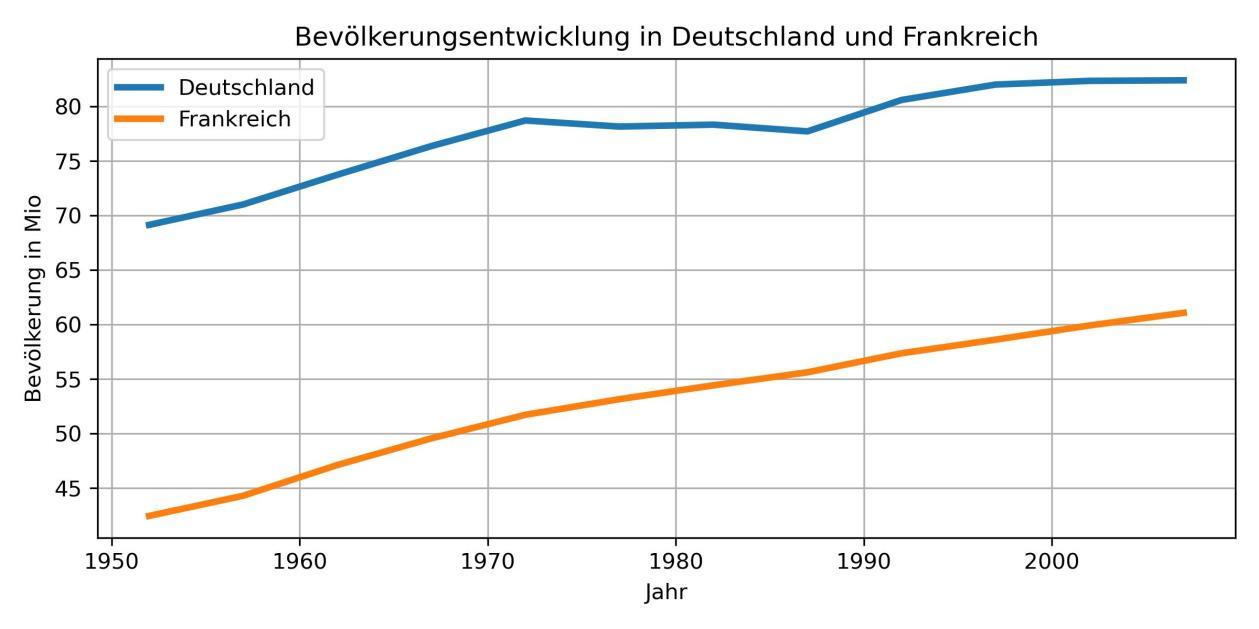
%> input picture image2_1.jpeg, 1259 x 629 px
$ octave --eval "result = jpeg_quality_score('../../image2_1.jpeg');"   (GNU Octave 9; MATLAB toolbox functions it lacks are replaced by stand-ins)
%> lines starting %> are read from the running program, lines starting %| are printed output that depends on the picture
function score = jpeg_quality_score(path)
%> called with path = '../../image2_1.jpeg'

%========================================================================
%
%Copyright (c) 2002 The University of Texas at Austin
%All Rights Reserved.
%
%This program is free software; you can redistribute it and/or modify
%it under the terms of the GNU General Public License as published by
%the Free Software Foundation; either version 2 of the License, or
%(at your option) any later version.
%
%This program is distributed in the hope that it will be useful,
%but WITHOUT ANY WARRANTY; without even the implied warranty of
%MERCHANTABILITY or FITNESS FOR A PARTICULAR PURPOSE.  See the
%GNU General Public License for more details.
%
%The GNU Public License is available in the file LICENSE, or you
%can write to the Free Software Foundation, Inc., 59 Temple Place -
%Suite 330, Boston, MA 02111-1307, USA, or you can find it on the
%World Wide Web at http://www.fsf.org.
%
%Author  : Zhou Wang
%Version : 1.0
%
%The authors are with the Laboratory for Image and Video Engineering
%(LIVE), Department of Electrical and Computer Engineering, The
%University of Texas at Austin, Austin, TX.
%
%Kindly report any suggestions or corrections to zhouwang@ieee.org
%
%========================================================================
%
%This is an implementation of the algorithm for calculating the quality
%score of JPEG compressed images proposed by Zhou Wang, Hamid R. Sheikh
%and Alan C. Bovik. Please refer to the paper: Zhou Wang, Hamid R. Sheikh
%and Alan C. Bovik, "No-Reference Perceptual Quality Assessment of JPEG
%Compressed Images," submitted to IEEE International Conference on Image
%Processing, Sept. 2002.
%
%You can change this program as you like and use it anywhere, but please
%refer to its original source (cite our paper and our web page at
%http://anchovy.ece.utexas.edu/~zwang/research/nr_jpeg_quality/index.html).
%
%Input : A test 8bits/pixel grayscale image loaded in a 2-D array
%Output: A quality score of the image. The score typically has a value
%        between 1 and 10 (10 represents the best quality, 1 the worst).
%
%Usage:
%
%1. Load the image, for example
%
%   image = imread('testimage.jpg');
%
%2. Call this function to calculate the quality score:
%
%   Quality_Score = jpeg_quality_score(image)
%
%========================================================================

original_image = imread(path);
%> original_image is the input picture: size 629x1259x3 uint8; mean R, G, B 245.6, 245.4, 244.7

img = rgb2gray(original_image);

if (nargin > 1)
    score = -1;
    return;
end

[M N] = size(img);
%> M = 629; N = 1259
if (M < 16 | N < 16)
    score = -2;
    return;
end

x = double(img);

% Feature Extraction:

% 1. horizontal features

d_h = x(:, 2:N) - x(:, 1:(N-1));
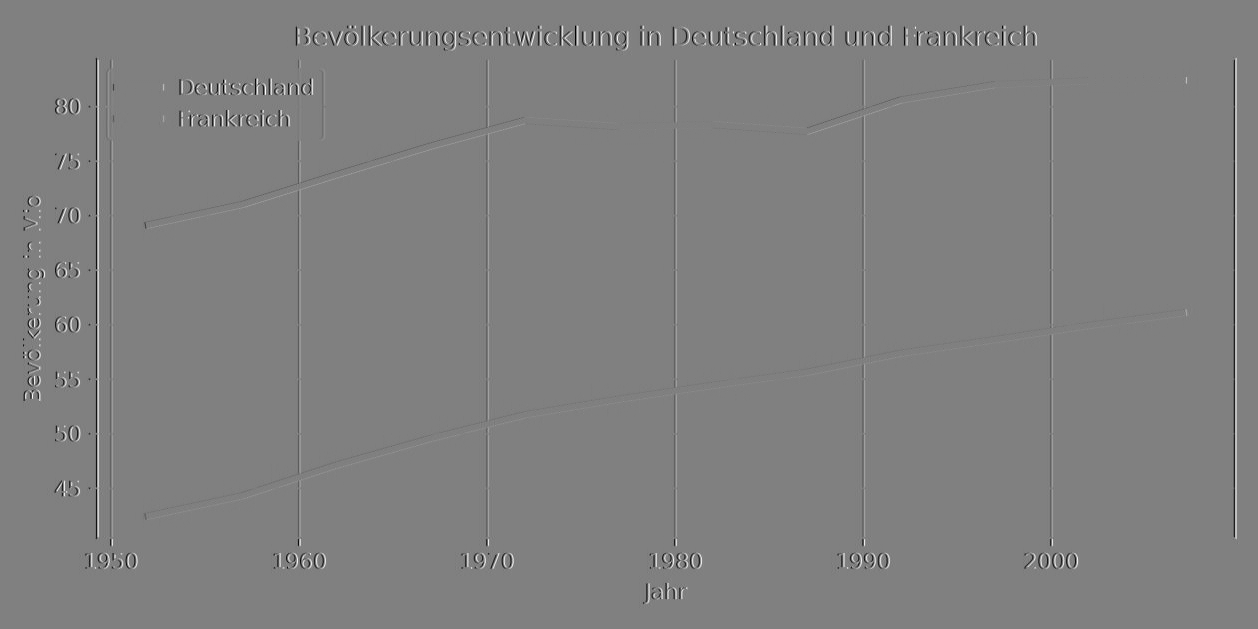
%> d_h: size 629x1258 double; min -255, max 253, mean 0; drawn with min black and max white

B_h = mean2(abs(d_h(:, 8:8:8*(floor(N/8)-1))));
%> B_h = 3.03

A_h = (8*mean2(abs(d_h)) - B_h)/7;
%> A_h = 3.35

sig_h = sign(d_h);
left_sig = sig_h(:, 1:(N-2));
right_sig = sig_h(:, 2:(N-1));
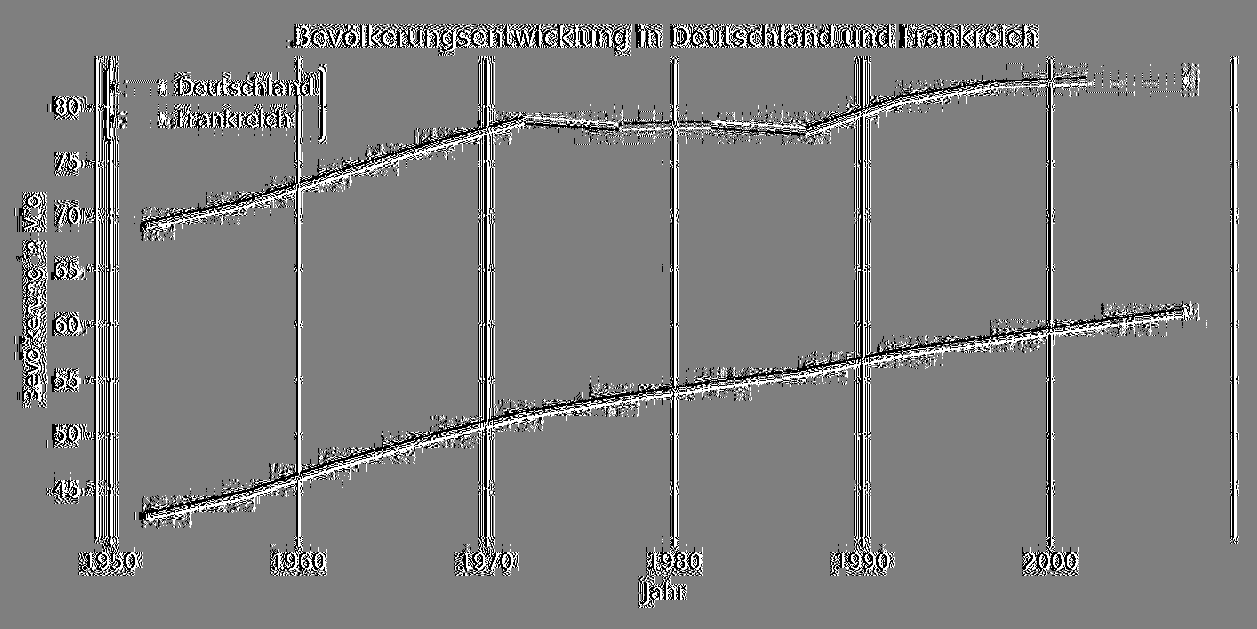
%> right_sig: size 629x1257 double; min -1, max 1, mean 0.000659; mean of the top-left, top-right, bottom-left and bottom-right quarters 0.00199, -0.00127, 0.0022, -0.000283; drawn with min black and max white
Z_h = mean2((left_sig.*right_sig)<0);
%> Z_h = 0.0588

% 2. vertical features

d_v = x(2:M, :) - x(1:(M-1), :);
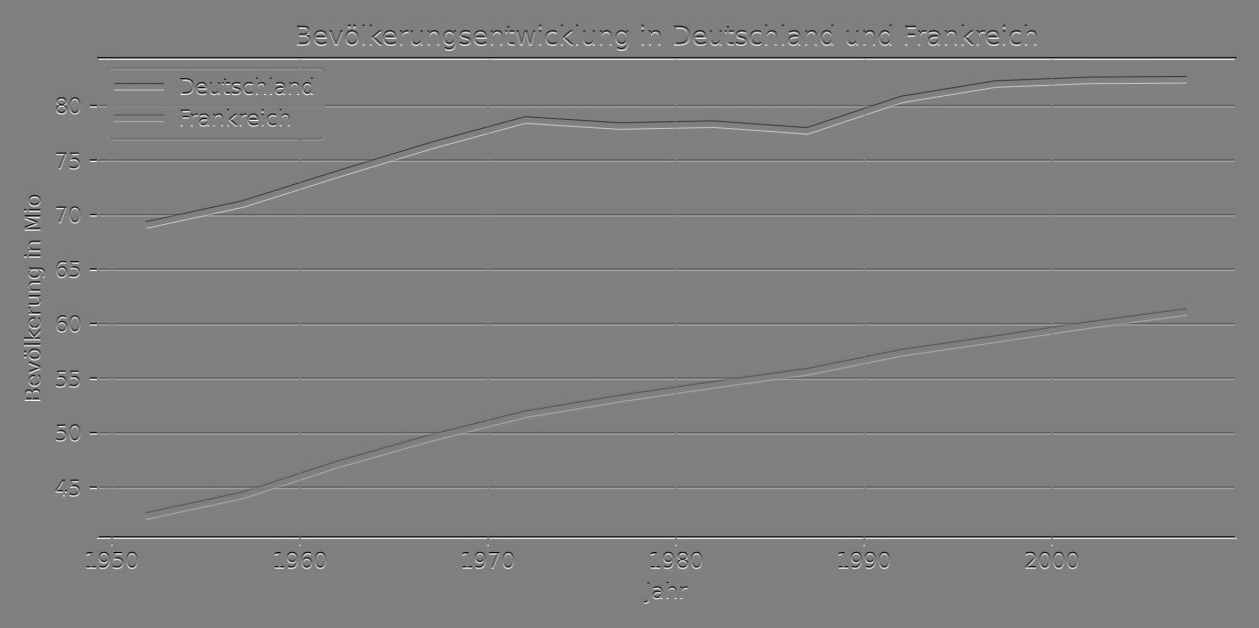
%> d_v: size 628x1259 double; min -255, max 255, mean 0; drawn with min black and max white

B_v = mean2(abs(d_v(8:8:8*(floor(M/8)-1), :)));
%> B_v = 4.12

A_v = (8*mean2(abs(d_v)) - B_v)/7;
%> A_v = 5.8

sig_v = sign(d_v);
up_sig = sig_v(1:(M-2), :);
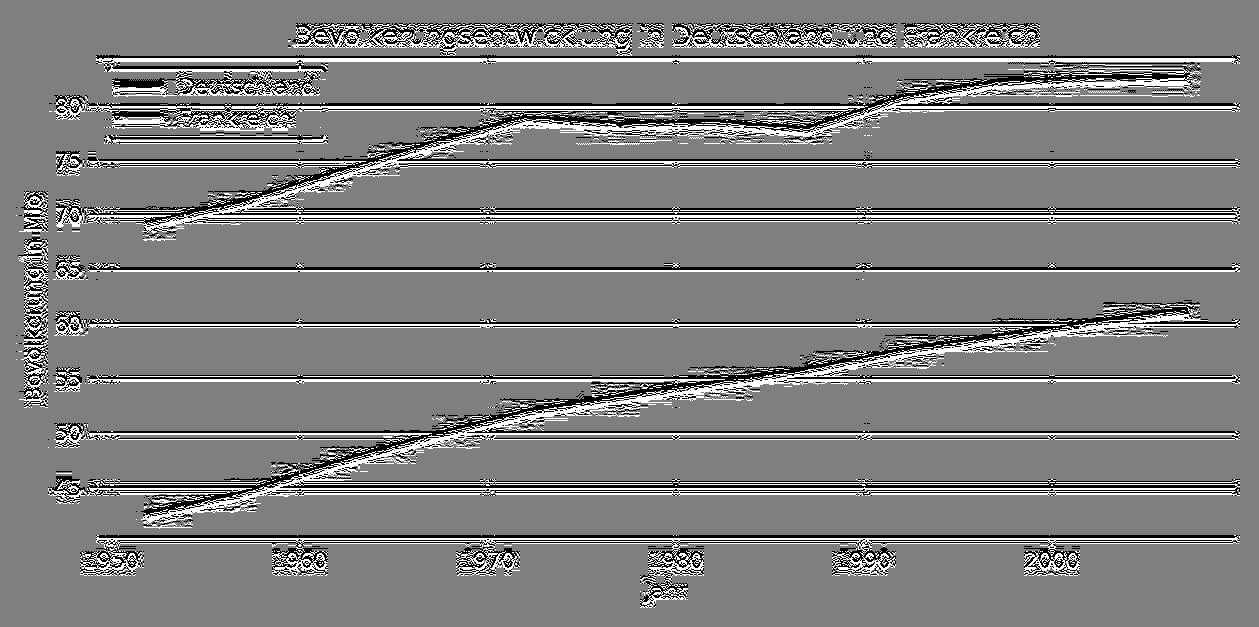
%> up_sig: size 627x1259 double; min -1, max 1, mean 0.0012; drawn with min black and max white
down_sig = sig_v(2:(M-1), :);
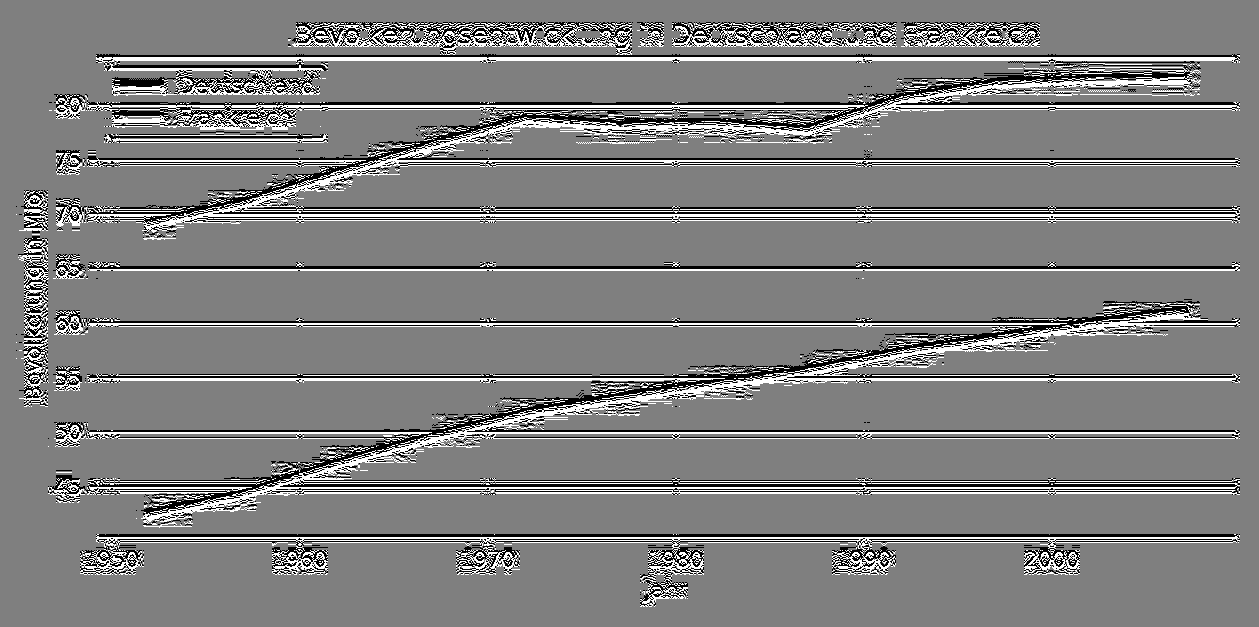
%> down_sig: size 627x1259 double; min -1, max 1, mean 0.0012; mean of the top-left, top-right, bottom-left and bottom-right quarters 0.00197, 0.0025, -6.58e-05, 0.000404; drawn with min black and max white
Z_v = mean2((up_sig.*down_sig)<0);
%> Z_v = 0.105

% 3. combined features

B = (B_h + B_v)/2;
%> B = 3.57
A = (A_h + A_v)/2;
%> A = 4.57
Z = (Z_h + Z_v)/2;
%> Z = 0.0819

% Quality Prediction

alpha = -245.8909;
beta = 261.9373;
gamma1 = -239.8886;
gamma2 = 160.1664;
gamma3 = 64.2859;

score = alpha + beta*(B.^(gamma1/10000))*(A.^(gamma2/10000))*(Z.^(gamma3/10000));
%> score = 10.27

$ run again, on image2_2.png
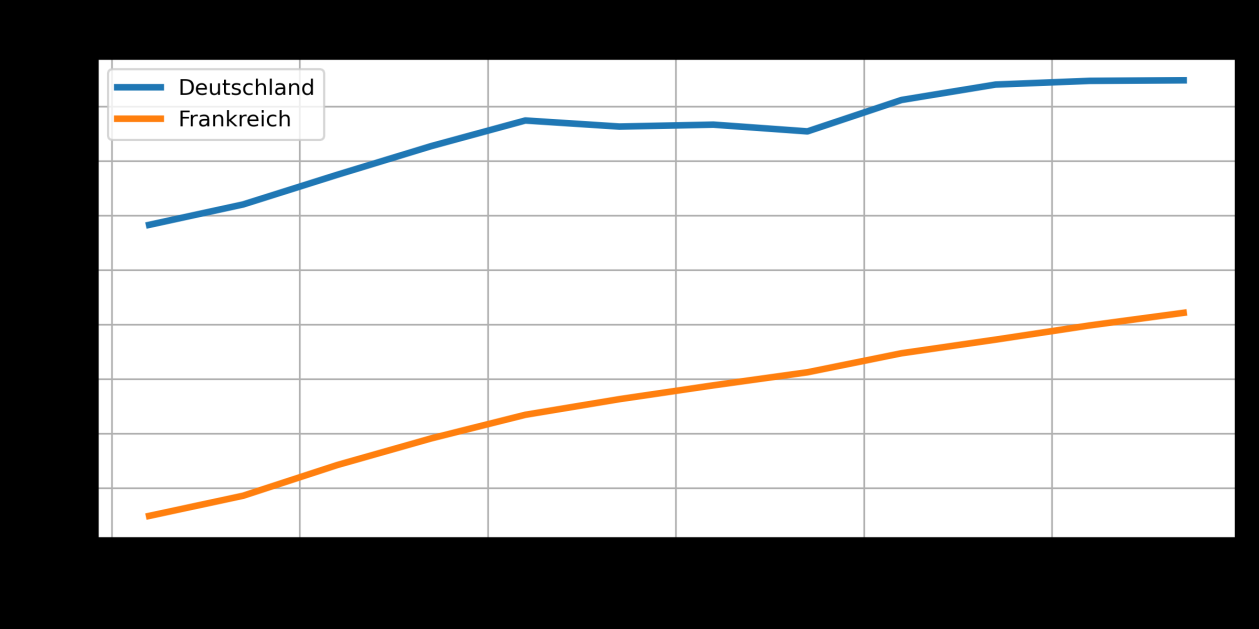
%> input picture image2_2.png, 1259 x 629 px
%> in jpeg_quality_score, original_image is the input picture: size 629x1259x3 uint8; mean R, G, B 170.2, 169.8, 169.3
%> B_h = 0.671
%> A_h = 1.24
%> in jpeg_quality_score, `left_sig = sig_h(:, 1:(N-2));`:
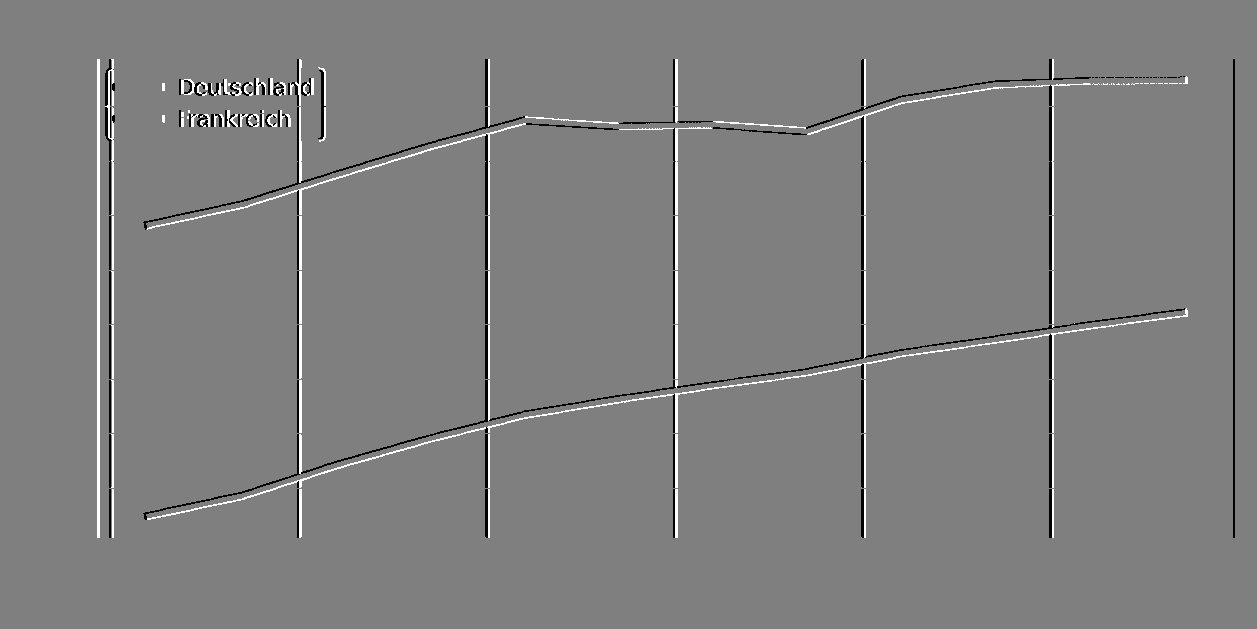
%> left_sig: size 629x1257 double; min -1, max 1, mean -8.35e-05; drawn with min black and max white
%> Z_h = 0.00396
%> B_v = 2.38
%> A_v = 3.51
%> in jpeg_quality_score, `down_sig = sig_v(2:(M-1), :);`:
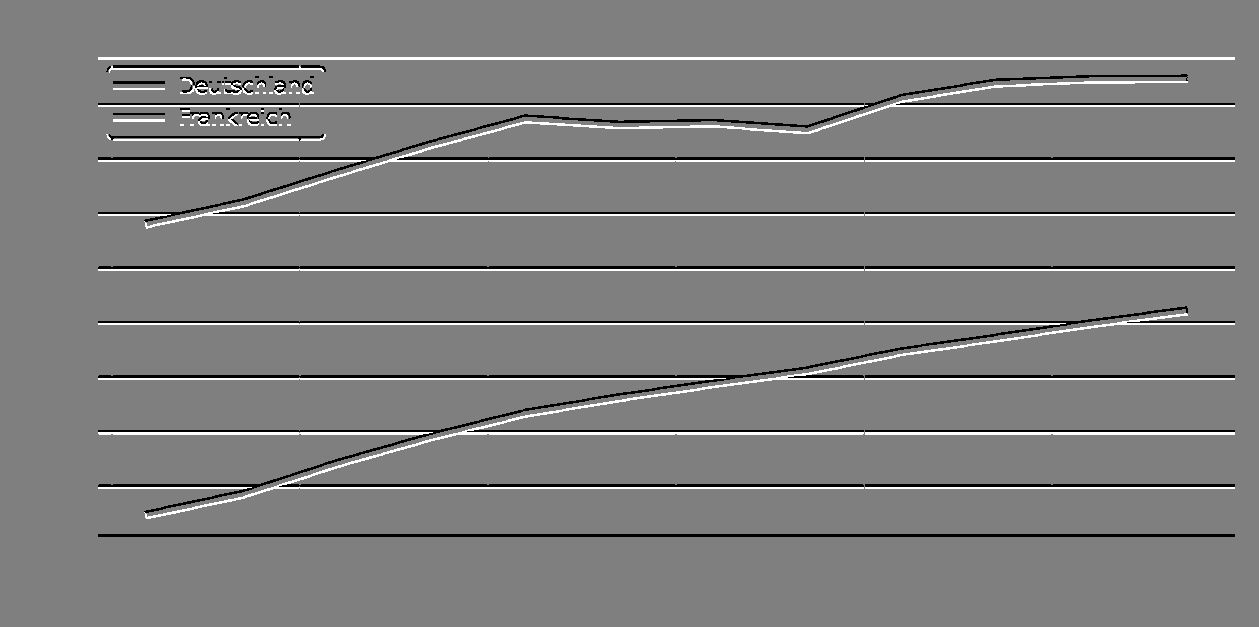
%> down_sig: size 627x1259 double; min -1, max 1, mean -0.00447; mean of the top-left, top-right, bottom-left and bottom-right quarters 0.00157, 0.00269, -0.0107, -0.0114; drawn with min black and max white
%> Z_v = 0.0121
%> B = 1.53
%> A = 2.37
%> Z = 0.00805
%> score = 8.99
